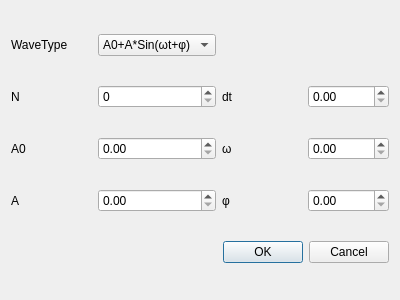
<?xml version="1.0" encoding="UTF-8"?>
<ui version="4.0">
 <class>GWDialog</class>
 <widget class="QDialog" name="GWDialog">
  <property name="geometry">
   <rect>
    <x>0</x>
    <y>0</y>
    <width>400</width>
    <height>300</height>
   </rect>
  </property>
  <property name="windowTitle">
   <string>EQSignal</string>
  </property>
  <layout class="QGridLayout" name="gridLayout">
   <item row="1" column="0">
    <widget class="QLabel" name="label_4">
     <property name="text">
      <string>N</string>
     </property>
    </widget>
   </item>
   <item row="0" column="0">
    <widget class="QLabel" name="label">
     <property name="text">
      <string>WaveType</string>
     </property>
    </widget>
   </item>
   <item row="2" column="0">
    <widget class="QLabel" name="label_2">
     <property name="text">
      <string>A0</string>
     </property>
    </widget>
   </item>
   <item row="2" column="1">
    <widget class="QDoubleSpinBox" name="A0"/>
   </item>
   <item row="3" column="0">
    <widget class="QLabel" name="label_3">
     <property name="text">
      <string>A</string>
     </property>
    </widget>
   </item>
   <item row="1" column="2">
    <widget class="QLabel" name="label_5">
     <property name="text">
      <string>dt</string>
     </property>
    </widget>
   </item>
   <item row="3" column="1">
    <widget class="QDoubleSpinBox" name="A"/>
   </item>
   <item row="1" column="1">
    <widget class="QSpinBox" name="N"/>
   </item>
   <item row="0" column="1">
    <widget class="QComboBox" name="WaveType">
     <item>
      <property name="text">
       <string>A0+A*Sin(ωt+φ)</string>
      </property>
     </item>
    </widget>
   </item>
   <item row="2" column="2">
    <widget class="QLabel" name="label_6">
     <property name="text">
      <string>ω</string>
     </property>
    </widget>
   </item>
   <item row="3" column="2">
    <widget class="QLabel" name="label_7">
     <property name="text">
      <string>φ</string>
     </property>
    </widget>
   </item>
   <item row="1" column="3">
    <widget class="QDoubleSpinBox" name="dt"/>
   </item>
   <item row="2" column="3">
    <widget class="QDoubleSpinBox" name="omega"/>
   </item>
   <item row="3" column="3">
    <widget class="QDoubleSpinBox" name="phi"/>
   </item>
   <item row="5" column="0" colspan="4">
    <widget class="QDialogButtonBox" name="buttonBox">
     <property name="orientation">
      <enum>Qt::Horizontal</enum>
     </property>
     <property name="standardButtons">
      <set>QDialogButtonBox::Cancel|QDialogButtonBox::Ok</set>
     </property>
    </widget>
   </item>
  </layout>
 </widget>
 <resources/>
 <connections>
  <connection>
   <sender>buttonBox</sender>
   <signal>accepted()</signal>
   <receiver>GWDialog</receiver>
   <slot>accept()</slot>
   <hints>
    <hint type="sourcelabel">
     <x>248</x>
     <y>254</y>
    </hint>
    <hint type="destinationlabel">
     <x>157</x>
     <y>274</y>
    </hint>
   </hints>
  </connection>
  <connection>
   <sender>buttonBox</sender>
   <signal>rejected()</signal>
   <receiver>GWDialog</receiver>
   <slot>reject()</slot>
   <hints>
    <hint type="sourcelabel">
     <x>316</x>
     <y>260</y>
    </hint>
    <hint type="destinationlabel">
     <x>286</x>
     <y>274</y>
    </hint>
   </hints>
  </connection>
 </connections>
</ui>
